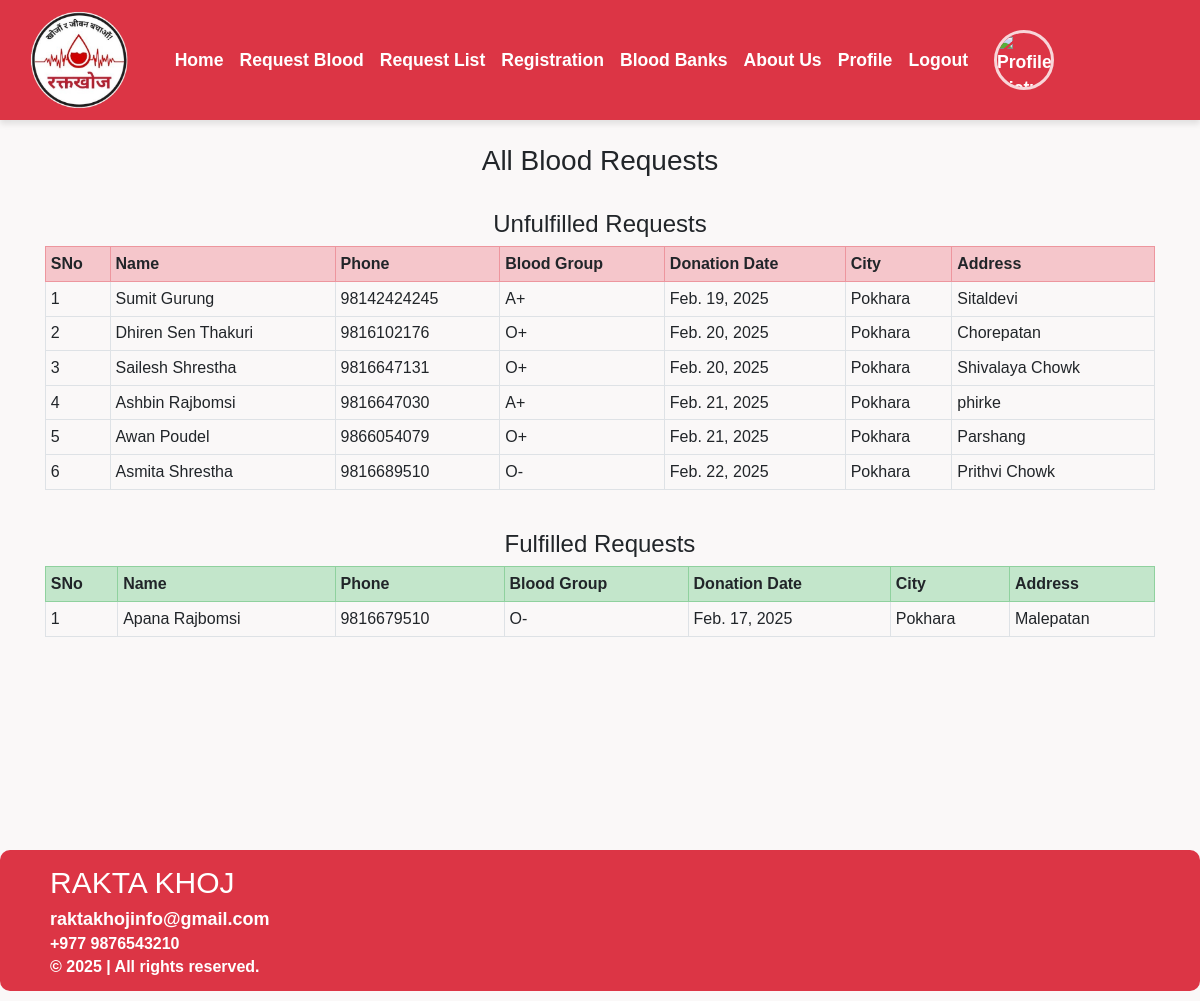
The app's page /see_all_request/ (signed in) with its own data.
### home/models.py (models this page shows, shortened)
class RequestBlood(models.Model):
    name = models.CharField(max_length=100)
    phone = models.CharField(max_length=20)
    state = models.CharField(max_length=200, blank=True)
    city = models.CharField(max_length=300, blank=True)
    address = models.CharField(max_length=500, blank=True)
    blood_group = models.ForeignKey(BloodGroup, on_delete=models.CASCADE)
    date = models.DateField(max_length=100, blank=True)
    is_fulfilled = models.BooleanField(default=False)
    is_approved = models.BooleanField(default=False)

class BloodGroup(models.Model):
    name = models.CharField(max_length=5)
    def __str__(self):
        return self.name

### home/views.py (the view)
# urls.py: path("see_all_request/", views.see_all_request, name="see_all_request"),
def see_all_request(request):
    unfulfilled_requests = RequestBlood.objects.filter(is_fulfilled=False).order_by('date')
    fulfilled_requests = RequestBlood.objects.filter(is_fulfilled=True).order_by('date')
    return render(request, "see_all_request.html", {
        'unfulfilled_requests': unfulfilled_requests,
        'fulfilled_requests': fulfilled_requests,
    })

### home/templates/see_all_request.html (shortened to what this page needs)
{% extends 'base.html' %}
{% load static %}
{% block body %}
<div class="container">
    <h3 class="text-center">All Blood Requests</h3>
    <br>
    {% if unfulfilled_requests or fulfilled_requests %}
        {% if unfulfilled_requests %}
            <h4 class="text-center">Unfulfilled Requests</h4>
            <table class="table table-sm table-bordered">
                <tr class="table-danger">
                    <th>SNo</th>
                    <th>Name</th>
                    <th>Phone</th>
                    <th>Blood Group</th>
                    <th>Donation Date</th>
                    <th>City</th>
                    <th>Address</th>
                </tr>
                {% for i in unfulfilled_requests %}
                <tr>
                    <td>{{ forloop.counter }}</td>
                    <td>{{ i.name }}</td>
                    <td>{{ i.phone }}</td>
                    <td>{{ i.blood_group }}</td>
                    <td>{{ i.date }}</td>
                    <td>{{ i.city }}</td>
                    <td>{{ i.address }}</td>
                </tr>
                {% endfor %}
            </table>
        {% else %}
            <h4>No Unfulfilled Requests Available</h4>
        {% endif %}
        <br>
        {% if fulfilled_requests %}
            <h4 class="text-center">Fulfilled Requests</h4>
            <table class="table table-sm table-bordered">
                <tr class="table-success">
                    <th>SNo</th>
                    <th>Name</th>
                    <th>Phone</th>
                    <th>Blood Group</th>
                    <th>Donation Date</th>
                    <th>City</th>
                    <th>Address</th>
                </tr>
                {% for i in fulfilled_requests %}
                <tr>
                    <td>{{ forloop.counter }}</td>
                    <td>{{ i.name }}</td>
                    <td>{{ i.phone }}</td>
                    <td>{{ i.blood_group }}</td>
                    <td>{{ i.date }}</td>
                    <td>{{ i.city }}</td>
                    <td>{{ i.address }}</td>
                </tr>
                {% endfor %}
            </table>
        {% else %}
            <h4>No Fulfilled Requests Available</h4>
        {% endif %}
    {% else %}
        <h2>No Blood Requests Available</h2>
    {% endif %}
</div>
{% endblock %}

### home/static/css/base.css (style rules this page uses)
body { font-family: 'Arial', sans-serif; background-color: #faf8f8; margin: 0; padding: 0; }

### records on screen
RequestBlood: name "Sumit Gurung", phone "98142424245", blood_group "A+", date "Feb. 19, 2025", city "Pokhara", address "Sitaldevi"
RequestBlood: name "Dhiren Sen Thakuri", phone "9816102176", blood_group "O+", date "Feb. 20, 2025", city "Pokhara", address "Chorepatan"
RequestBlood: name "Sailesh Shrestha", phone "9816647131", blood_group "O+", date "Feb. 20, 2025", city "Pokhara", address "Shivalaya Chowk"
RequestBlood: name "Ashbin Rajbomsi", phone "9816647030", blood_group "A+", date "Feb. 21, 2025", city "Pokhara", address "phirke"
RequestBlood: name "Awan Poudel", phone "9866054079", blood_group "O+", date "Feb. 21, 2025", city "Pokhara", address "Parshang"
RequestBlood: name "Asmita Shrestha", phone "9816689510", blood_group "O-", date "Feb. 22, 2025", city "Pokhara", address "Prithvi Chowk"
RequestBlood: name "Apana Rajbomsi", phone "9816679510", blood_group "O-", date "Feb. 17, 2025", city "Pokhara", address "Malepatan"
